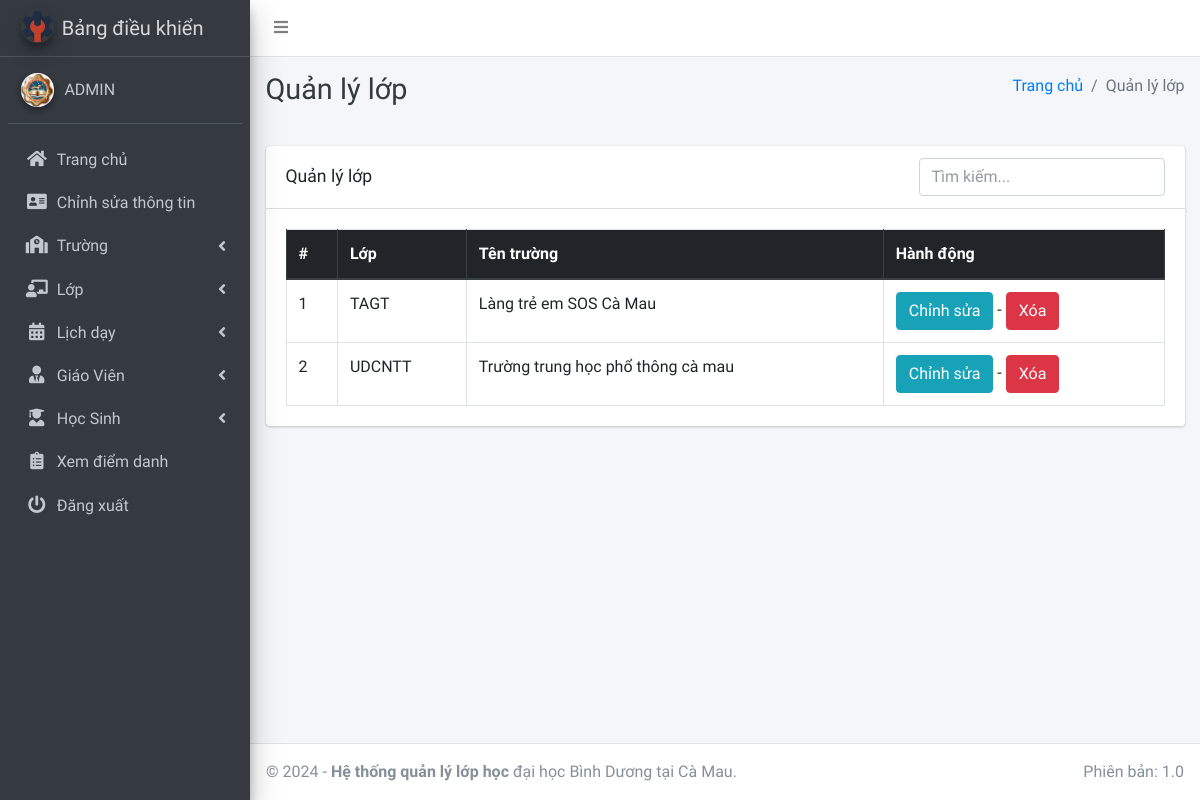
Page /subject/manage/ (signed in) on the earlier database version.
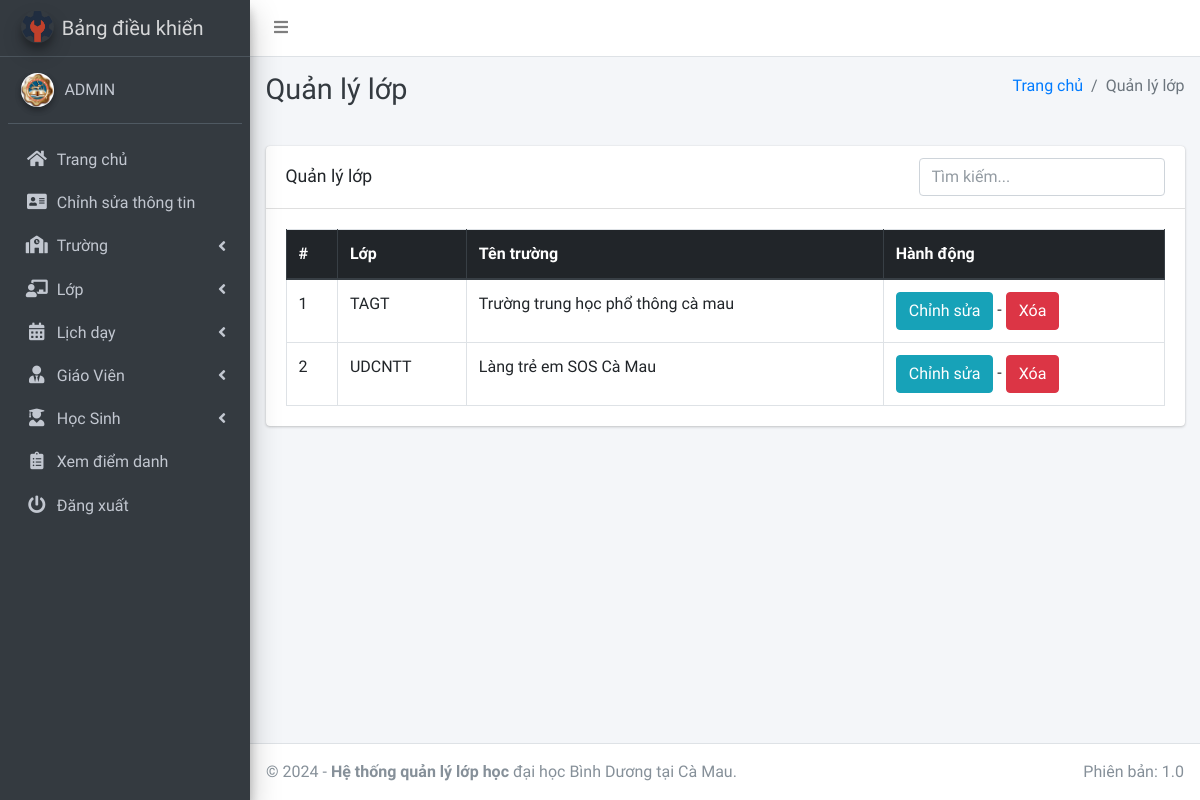
Same page on the later database version.
### main_app/models.py (models this page shows, shortened)
class Subject(models.Model):
    name = models.CharField(max_length=120) #tên lớp
    staff = models.ForeignKey(Staff, on_delete=models.CASCADE, null=True, blank=False)
    course = models.ForeignKey(Course, on_delete=models.CASCADE)
    updated_at = models.DateTimeField(auto_now=True)
    created_at = models.DateTimeField(auto_now_add=True)

class Course(models.Model):
    name = models.CharField(max_length=120, null=True) #tên trường
    created_at = models.DateTimeField(auto_now_add=True)
    updated_at = models.DateTimeField(auto_now=True)

### main_app/hod_views.py (the view)
# urls.py: path("subject/manage/", hod_views.manage_subject, name='manage_subject'),
def manage_subject(request):
    subjects = Subject.objects.all()
    context = {"subjects": subjects, "page_title": "Quản lý lớp"}
    return render(request, "hod_template/manage_subject.html", context)

### main_app/templates/hod_template/manage_subject.html (shortened to what this page needs)
{% extends 'main_app/base.html' %}
{% load static %}
{% block page_title %}{{page_title}}{% endblock page_title %}
{% block content %}
<section class="content">
    <div class="container-fluid">
        <div class="row">
            <div class="col-md-12">
                <div class="card">
                    <div class="card-header d-flex justify-content-between align-items-center">
                        <h3 class="card-title">{{page_title}}</h3>
                        <div class="ml-auto">
                            <input type="text" id="searchInput" class="form-control" placeholder="Tìm kiếm...">
                        </div>
                    </div>
                    <div class="card-body">
                        <table id="example2" class="table table-bordered table-hover">
                            <thead class="thead-dark">
                                <tr>
                                    <th>#</th>
                                    <th>Lớp</th>
                                    <th>Tên trường</th>
                                    <th>Hành động</th>
                                </tr>
                            </thead>
                            <tbody id="subjectTableBody">
                                {% for subject in subjects %}
                                <tr>
                                    <td>{{ forloop.counter }}</td>
                                    <td>{{subject.name}}</td>
                                    <td>{{subject.course.name}}</td>
                                    <td>
                                        <a href="{% url 'edit_subject' subject.id %}" class="btn btn-info">Chỉnh sửa</a> -
                                        <a href="{% url 'delete_subject' subject.id %}" onclick="return confirm('Bạn có chắc chắn muốn xóa cái này không ?')" class="btn btn-danger">Xóa</a>
                                    </td>
                                </tr>
                                {% endfor %}
                            </tbody>
                        </table>
                    </div>
                </div>
            </div>
        </div>
    </div>
</section>
{% endblock content %}

Differences in the rows shown:
changed Subject "TAGT": course.name "Làng trẻ em SOS Cà Mau" → "Trường trung học phổ thông cà mau"
changed Subject "UDCNTT": course.name "Trường trung học phổ thông cà mau" → "Làng trẻ em SOS Cà Mau"
